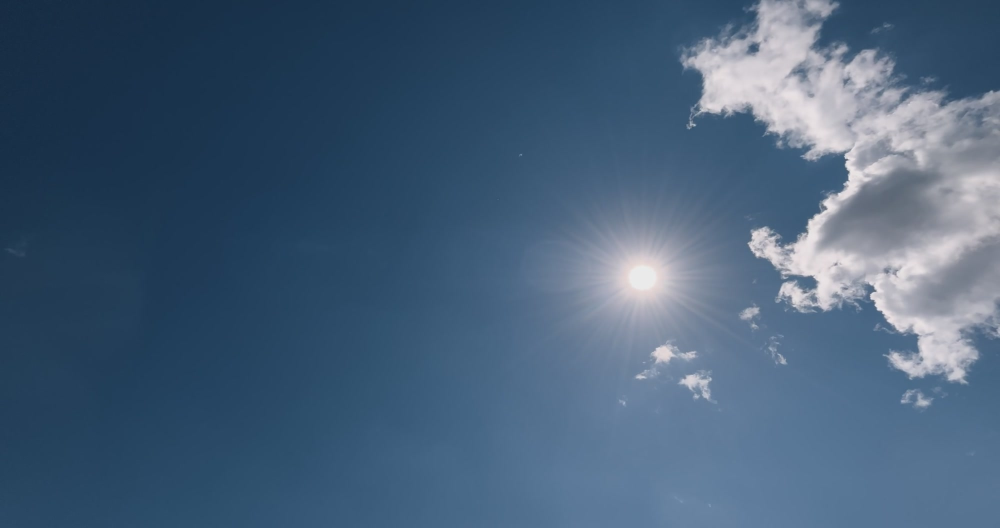
#> input picture ASI_imges/image_00.jpg, 2000 x 1056 px (shown at 1/2 size); its folder holds 4 pictures in this run
$ python kmeans_seg_draft_00.py
#> lines starting #> are read from the running program, lines starting #| are printed output that depends on the picture
import os
import cv2
import numpy as np
from sklearn.cluster import KMeans
from sklearn.model_selection import train_test_split
import matplotlib.pyplot as plt
import matplotlib.patches as mpatches


# Load all images from the directory
def load_images_from_directory(folder_path):
#> called with folder_path = 'ASI_imges/'
    if not os.path.isdir(folder_path):
        raise ValueError(f"The provided folder path does not exist: {folder_path}")

    loaded_images = []
    for filename in os.listdir(folder_path):
        image_path = os.path.join(folder_path, filename)
        if filename.lower().endswith(('.png', '.jpg', '.jpeg', '.bmp', '.tiff')):
            image = cv2.imread(image_path)
#> image is the input picture: shape (1056, 2000, 3); mean B, G, R 120.8, 95.5, 71.1
            if image is None:
                print(f"Warning: Could not load image at {image_path}, skipping.")
                continue
            image_rgb = cv2.cvtColor(image, cv2.COLOR_BGR2RGB)
            loaded_images.append(image_rgb)
        else:
            print(f"File {filename} is not a valid image file, skipping.")

    if not loaded_images:
        raise ValueError(f"No valid images were found in the folder: {folder_path}")

    return loaded_images

# Divide the images into training (80%) and testing (20%)
def split_images(images):
    n_train = int(0.8 * len(images))
    train_images = images[:n_train]
    test_images = images[n_train:]
    return train_images, test_images

# Extract RGB channels and calculate ratio = (B - R) / (B + R)
def calculate_ratio(image):
    R = image[:, :, 0].astype(float)
    G = image[:, :, 1].astype(float)
    B = image[:, :, 2].astype(float)
    ratio = np.divide((B - R), (B + R), out=np.zeros_like(B), where=(B + R) != 0)
    return ratio

# Train KMeans clustering model
def train_kmeans_on_images(train_images, n_clusters=4):
#> called with n_clusters = 4
    all_ratios = []

    for image in train_images:
        ratio = calculate_ratio(image)
        all_ratios.append(ratio.flatten())
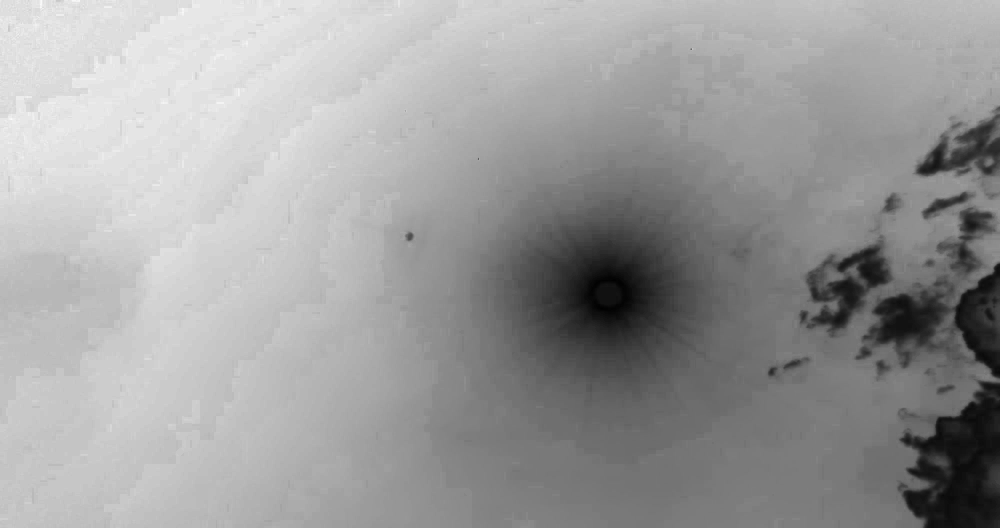
#> ratio: shape (1056, 2000) float64 (shown at 1/2 size); min -0.0415, max 0.566, mean 0.332; drawn with min black and max white

    # All images ratios into a single array for clustering
    all_ratios = np.concatenate(all_ratios).reshape(-1, 1)

    kmeans = KMeans(n_clusters=n_clusters, random_state=42)
    kmeans.fit(all_ratios)

    return kmeans

# Assign custom cluster names
def assign_cluster_names(kmeans):
    cluster_names = {0: "MC", 1: "CS", 2: "OV", 3: "PC"}
    return cluster_names

# Test the trained model on the test dataset
def test_kmeans_on_images(test_images, kmeans):
    test_results = []

    for image in test_images:
        ratio = calculate_ratio(image)
        ratio_reshaped = ratio.flatten().reshape(-1, 1)
        predictions = kmeans.predict(ratio_reshaped)
        test_results.append(predictions.reshape(ratio.shape))
#> this loop made 1 pass
#> pass 1, in calculate_ratio (call 4), `G = image[:, :, 1].astype(float)`:
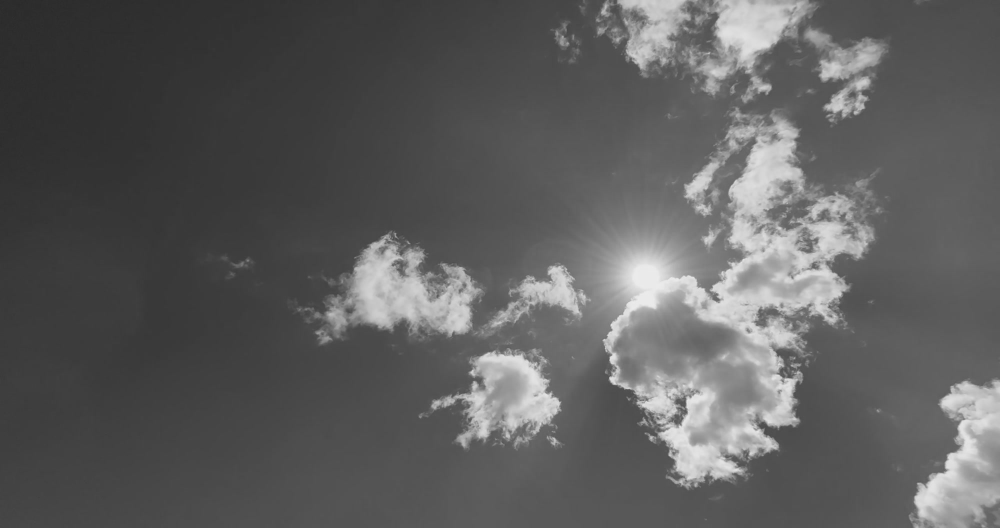
#> G: shape (1056, 2000) float64 (shown at 1/2 size); min 41, max 236, mean 93.5
#> pass 1, in calculate_ratio (call 4), `B = image[:, :, 2].astype(float)`:
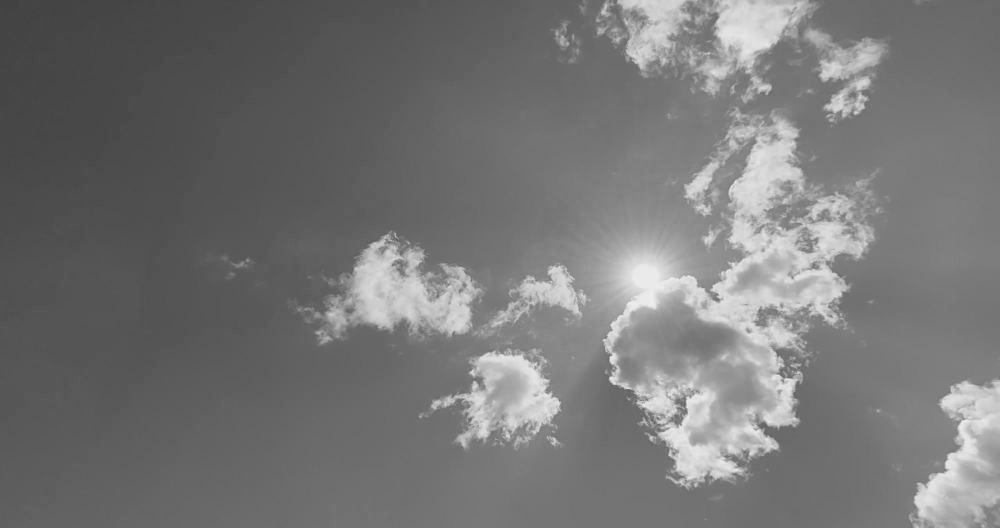
#> B: shape (1056, 2000) float64 (shown at 1/2 size); min 63, max 238, mean 117.7

    return np.array(test_results)

# Visualize the results
def visualize_clusters(test_images, test_results, cluster_names):
    n_images = len(test_images)

    for i in range(n_images):
        image = test_images[i]
        clustered_result = test_results[i]

        h, w = clustered_result.shape
        clustered_image = np.zeros((h, w, 3), dtype=np.uint8)

        # Map each cluster to a specific color for visualization
        cluster_colors = {
            0: [192, 192, 192],    # Red for Cluster A
            1: [31, 119, 180],    # Green for Cluster B
            2: [128, 128, 128],    # Blue for Cluster C
            3: [176, 196, 222],  # Yellow for Cluster D
        }

        for cluster_id, color in cluster_colors.items():
            clustered_image[clustered_result == cluster_id] = color

        # Prepare the legend for the clusters
        legend_patches = [
            mpatches.Patch(color=np.array(color) / 255.0, label=cluster_names[cluster_id])
            for cluster_id, color in cluster_colors.items()
        ]

        # Plot the original and clustered images side by side
        plt.figure(figsize=(10, 5))

        # Plot original image
        plt.subplot(1, 2, 1)
        plt.imshow(image)
        plt.title("Original Image")
        plt.axis('off')  # Remove axis numbers and ticks

        # Plot clustered image with legend
        plt.subplot(1, 2, 2)
        plt.imshow(clustered_image)
        plt.title("Clustered Image")
        plt.axis('off')  # Remove axis numbers and ticks

        # Add legend
        plt.legend(handles=legend_patches, loc='upper right', bbox_to_anchor=(1.2, 1))

        plt.show()
#> this loop made 1 pass
#> pass 1, in visualize_clusters, `clustered_result = test_results[i]`:
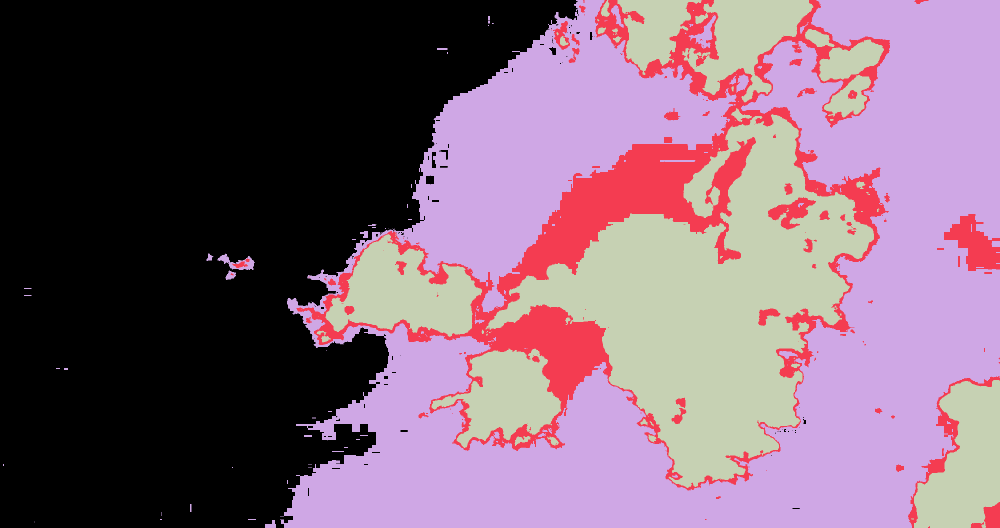
#> clustered_result: shape (1056, 2000) int32 (shown at 1/2 size); 4 distinct labels, from 0 to 3; one colour per label, 0 black
#> after the loop:
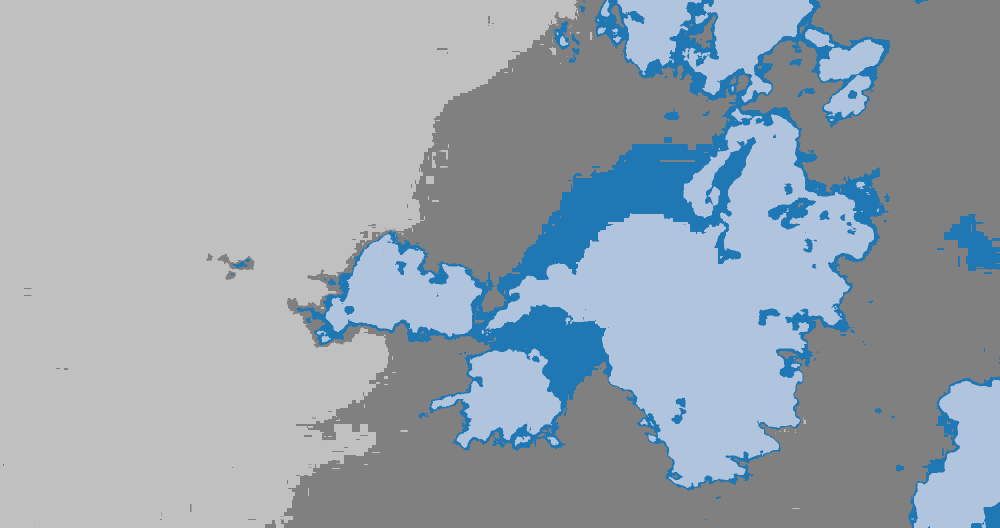
#> clustered_image: shape (1056, 2000, 3) (shown at 1/2 size); mean R, G, B 154, 164.9, 174.8

# Image path
folder_path = r'C:\Users\berhaned\OneDrive - SINTEF\Berhane_SIN_Industri\Jupyter_Python_SINTEF\SEP_2024\ghi-sky-mapper\ASI_imges'
current_path = os.getcwd()
folder_path = f'{current_path}/ASI_imges/'
# Load images from the directory
images = load_images_from_directory(folder_path)

# Split the images into training and testing datasets
train_images, test_images = split_images(images)

# Calculate the ratio and train KMeans on the training dataset
kmeans_model = train_kmeans_on_images(train_images)

# Assign custom cluster names
cluster_names = assign_cluster_names(kmeans_model)

# Test the KMeans model on the test dataset
test_results = test_kmeans_on_images(test_images, kmeans_model)

# Visualize the test results
visualize_clusters(test_images, test_results, cluster_names)


def mapping(clustered_result, cluster_names, ghi_value):
    """
    Maps clusters of sky conditions to an irradiation map based on transmittance values and GHI.

    """

    # Define transmittance values for each cluster
    transmittance_values = {
        "MC": 0.4,  # Mostly cloudy
        "CS": 0.9,  # Clear sky, high transmittance
        "OV": 0.1,  # Overcast sky, low transmittance
        "PC": 0.7   # Partly cloudy
    }

    # Create a map of transmittance based on the clusters
    h, w = clustered_result.shape
    transmittance_map = np.zeros((h, w))

    for cluster_id, cluster_name in cluster_names.items():
        transmittance_map[clustered_result == cluster_id] = transmittance_values[cluster_name]

    # Multiply the transmittance by the GHI value to compute the irradiation map
    irradiation_map = transmittance_map * ghi_value

    return irradiation_map


# This has to be connected with pvlib library

ghi_value = 1000  # Example GHI value in W/m²

# Define the colormap for the cluster visualization
cluster_colors = {
    0: [192, 192, 192],    # Red for Cluster MC
    1: [31, 119, 180],    # Green for Cluster CS
    2: [128, 128, 128],    # Blue for Cluster OV
    3: [176, 196, 222],  # Yellow for Cluster PC
}


# Loop over each image in the test_results
for i, result in enumerate(test_results):
    # Original image
    original_image = test_images[i]

    # Mapping function
    irradiation_map = mapping(result, cluster_names, ghi_value)

    # Clustered image with colors
    h, w = result.shape
    clustered_image = np.zeros((h, w, 3), dtype=np.uint8)
    for cluster_id, color in cluster_colors.items():
        clustered_image[result == cluster_id] = color

    # Legend patches
    legend_patches = [
        mpatches.Patch(color=np.array(color) / 255.0, label=cluster_names[cluster_id])
        for cluster_id, color in cluster_colors.items()
    ]

    # The original image, clustered image, and irradiation map side by side
    plt.figure(figsize=(18, 6))

    # Original Image
    plt.subplot(1, 3, 1)
    plt.imshow(original_image)
    plt.title("Original Image")
    plt.axis('off')

    # Clustered Image with Legend
    plt.subplot(1, 3, 2)
    plt.imshow(clustered_image)
    plt.title("Clustered Image")
    plt.axis('off')
    plt.legend(handles=legend_patches, loc='upper right', bbox_to_anchor=(1.2, 1))

    # Irradiation Mapped Image
    plt.subplot(1, 3, 3)
    plt.imshow(irradiation_map, cmap='hot_r')
    plt.title("Irradiation Map")
    plt.colorbar(label="Irradiation (W/m²)")
    plt.axis('off')

    plt.show()
#> this loop made 1 pass
#> pass 1, `irradiation_map = mapping(result, cluster_names, ghi_value)`:
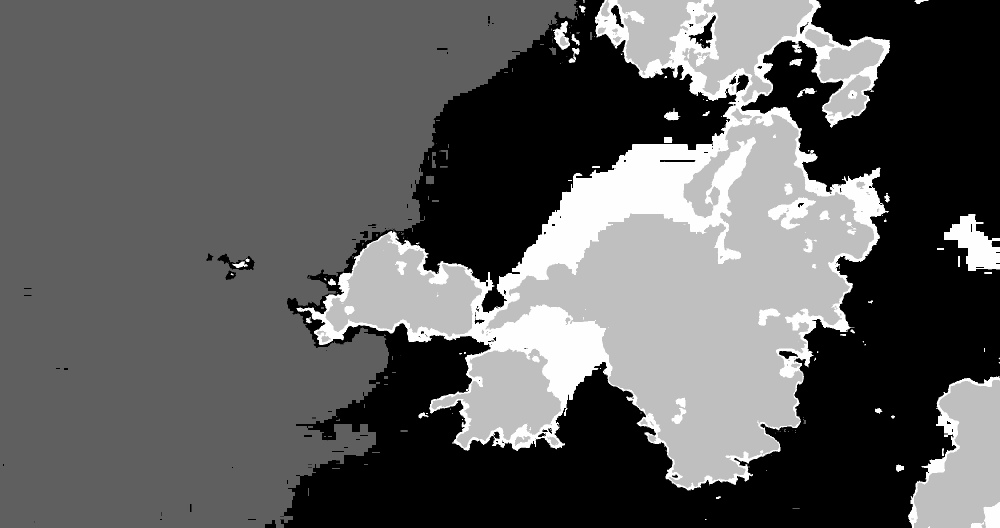
#> irradiation_map: shape (1056, 2000) float64 (shown at 1/2 size); min 100, max 900, mean 394.6; drawn with min black and max white
#> pass 1, `plt.show()`:
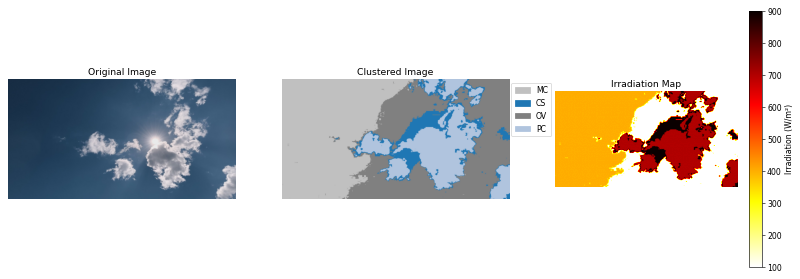
#> figure drawn by matplotlib, 4 panels
